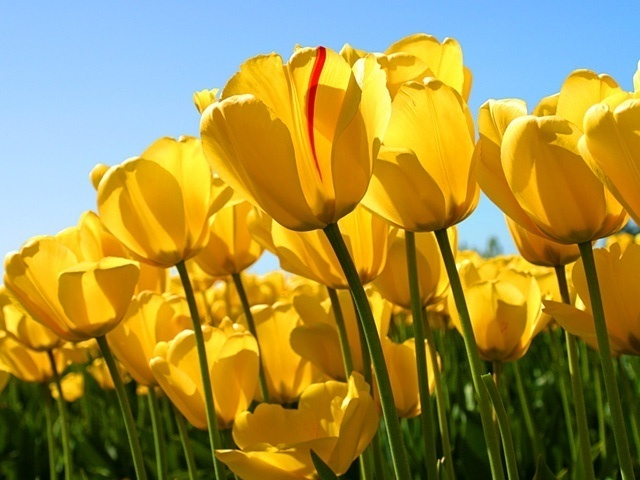
#> input picture practice1/6.jpg, 640 x 480 px
$ python HW1_guide.py
#> lines starting #> are read from the running program, lines starting #| are printed output that depends on the picture
#作業1: python, np, plt 繪圖應用
#載入相關套件模組
import numpy as np
import matplotlib.pyplot as plt

#輸入影像檔名字串 filename (用 input)
filename = input("Enter the image name: ")
#> the answer given: 6.jpg

## Part 1: 繪製 Colorbars ################
#生成0~255的一維整數陣列a (用 numpy)
#格式改為uint8 (用 astype)
a = np.arange(0, 256).astype('uint8')
#a重複3次，長度成為256*3的b陣列 (用 repeat)
b = a.repeat(3)
#建立(64*8,256*3,3)大小的零矩陣c，格式是uint8
c = np.zeros((64*8, 256*3, 3), dtype='uint8')

#用兩層for迴圈產生影像資訊：第一層跟高有關，第二層跟RGB通道有關
    #將b複製到c矩陣特定掃描線與色通道
    #可用np.invert將陣列b的順序倒置
for i in range(0, c.shape[0], 64):
    # 64, 128 ==> black-white, white-black
    # 192, 256 ==> black-red, red-black
    # 320, 384 ==> black-green, green-black
    # 448, 512 ==> black-blue, blue-black

    if i == 0 or i == 128 or i == 256 or i == 384:
        color = b
    else: # i == 64 or i == 192 or i == 320 or i == 448:
        color = np.invert(b)

    for j in range(3):
        c[i:i+64,:,j] = color[:]

    if i == 128 or i == 192:
        # Red
        c[i:i+64, :, [1,2]] = 0
    elif i == 256 or i == 320:
        # Green
        c[i:i+64, :, [0,2]] = 0
    elif i == 384 or i == 448:
        # Blue
        c[i:i+64, :, [0,1]] = 0

#建立1號視窗(用 figure)
plt.figure(1)
#顯示影像c(用 imshow)
plt.imshow(c)
#加標題
plt.title('Fig.1 Colorbars')
#不顯示 x,y 軸刻度值
plt.xticks([])
plt.yticks([])
#暫停2秒(用 pause)
plt.pause(2)
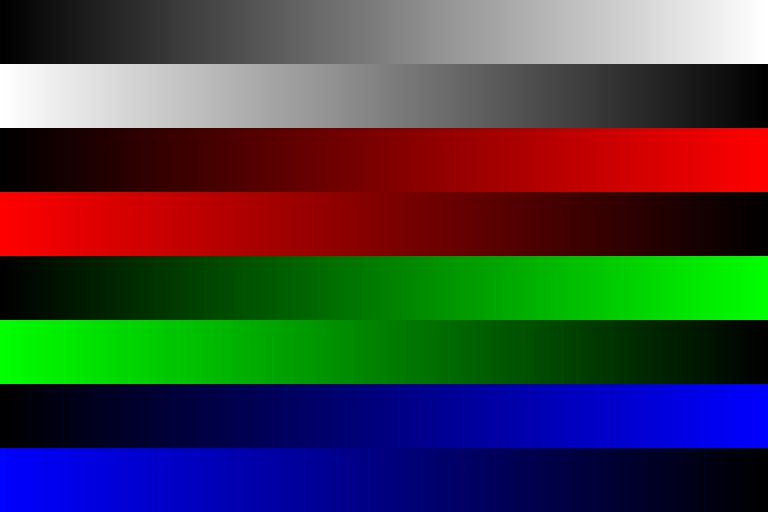
#> shown: shape (512, 768, 3); mean R, G, B 63.8, 63.8, 63.8
#關閉1號視窗(用 close)
plt.close(1)


## Part 2: 繪製黑白圈圈圖 #################
## 自訂一個函數，名稱是 radius，輸入u,v影像座標，算出(return)遠離中心的半徑
def radius(u, v):
    return np.sqrt(u**2 + v**2)

#產生一個6至1之間，以-0.2為間隔的數列d
d = np.arange(6, 1, -0.2)
#將d開平方，再用cumsum產生半徑的門檻值數列e
e = np.power(d, 2).cumsum()
#以float32格式，建立512x512大小的零矩陣f
f = np.zeros((512, 512), dtype='float32')

#利用雙層for迴圈，窮舉x,y影像座標
for x in range(512):
    for y in range(512):
        #用radius函式計算遠離影像中心的半徑r，x,y要先減去255
        r = radius(x-255, y-255)
        #用for迴圈，依序查詢數列e裡的數值
        for z in range(len(e)):
            #如果小於數列e裡的第z筆數值，就用變數idx記錄該索引值z，並用(break)離開for迴圈
            if e[z] > r:
                idx = z
                break
        #將idx值取除以2的餘數，將該數值存入影像f的x,y位置
        # float32 : 1、0 -> 黑、白
        f[x,y] = idx % 2

#建立2號視窗(用 figure)
plt.figure(2)
#顯示影像f，色彩對用表用'gray'(用 imshow, 以及cmap參數)
plt.imshow(f, cmap='gray')
#加標題
plt.title("Fig.2 Rings")
#水平軸刻度用0~512, 以64為間隔(用 xtick)
plt.xticks(range(0, 513, 64))
#垂直軸刻度用0~512, 以64為間隔(用 ytick)
plt.yticks(range(0, 513, 64))
#暫停2秒(用 pause)
plt.pause(2)
#關閉2號視窗(用 close)
plt.close(2)

## Part 3: 6種影像處理之水平拼接圖像，隨機排序+輪播 #########
## 自訂一個函數，名稱是 process
## 輸入正方形彩色影像(im_in)以及影像處理選項p
## 根據選項 p, 將處理後的影像(im_out)輸出(return)
## 可以考慮的處理有 rot90, fliplr, flipud, bitwise_not, clip, where 等等
def process(im_in, p):
    if p==0:
        im_out = np.rot90(im_in)
    elif p==1:
        im_out = np.fliplr(im_in)
    elif p==2:
        im_out = np.flipud(im_in)
    elif p==3:
        im_out = np.bitwise_not(im_in)
    elif p==4:
        im_out = np.clip(im_in, 10, 150)
    elif p==5:
        im_out = np.where(im_in>=128, -1, 1)
    else:
        im_out = im_in

    return im_out

#主程式進入點
#讀取 filename 指定的彩色影像im1 (用 plt.imread)
im1 = plt.imread(filename)
#> im1 is the input picture: shape (480, 640, 3); mean R, G, B 160.7, 143.1, 69.2
#讀取該影像的高(h)/寬(w)/通道數(ch) (用.shape)
h, w, ch = im1.shape
#> h = 480; w = 640; ch = 3
#取影像im1的局部，使im2的高寬都是h
im2 = im1[:,:h,:]
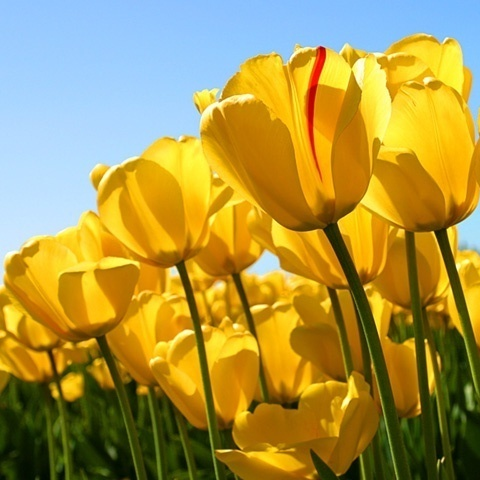
#> im2: shape (480, 480, 3); mean R, G, B 169, 148.8, 71.3
#建立uint8格式的四維零陣列，尺寸是(6,h,h,ch)
im3 = np.zeros((6,h,h,ch), dtype=np.uint8)
#建立一個 for 迴圈，分別把 process 產生的6種影像，存到im3裡
for i in range(6):
    #im3的第一維就是process的選項
    im3[i] = process(im2, i)
#> this loop made 6 passes
#> pass 1, in process, `im_out = np.rot90(im_in)`:
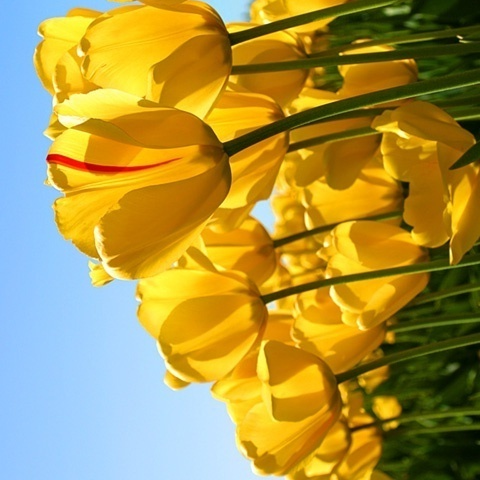
#> im_out: shape (480, 480, 3); mean R, G, B 169, 148.8, 71.3

#用 for 迴圈跑五次隨機順序排列的影像im4
for i in range(5):
    #用np.random.permutation(6)產生0~5的隨機序列
    g = np.random.permutation(6)
    #用 hstack, 以g的順序，水平合併6個子圖
    im4 = np.hstack(im3[g])
    #建立3號視窗(用 figure)
    plt.figure(3)
    #顯示影像im4(用 imshow)
    plt.imshow(im4)
    #加標題(含隨機次數)
    plt.title(f"Random order: {i}")
    #不顯示 x,y 軸刻度值
    plt.xticks([])
    plt.yticks([])
    #暫停1秒
    plt.pause(1)
#> this loop made 5 passes
#> pass 1, `im4 = np.hstack(im3[g])`:
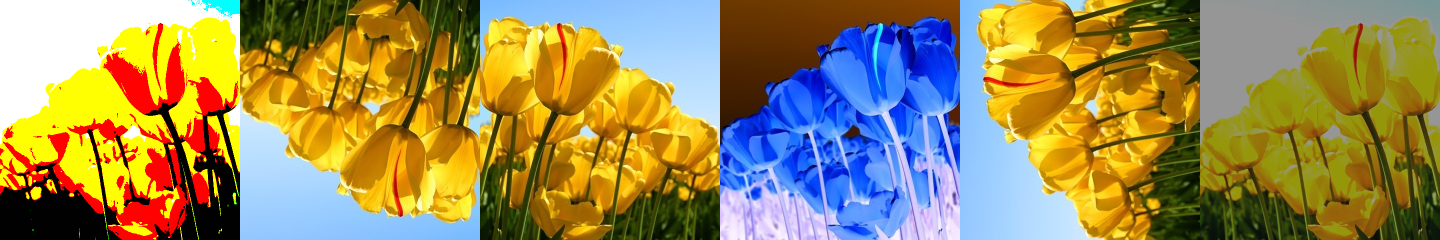
#> im4: shape (480, 2880, 3) (shown at 1/2 size); mean of channels 0, 1, 2 154.4, 138.5, 85.4; drawn as R, G, B
#將im4存入'HW1.jpg'檔
plt.imsave('HW1.jpg', im4)
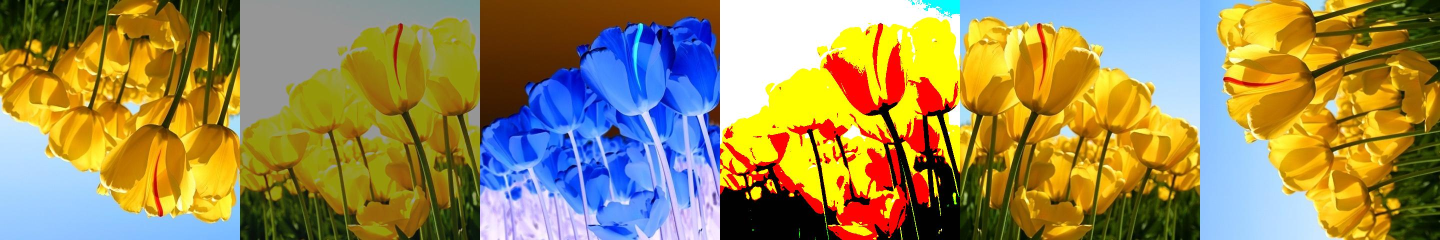
#> saved as HW1.jpg: shape (480, 2880, 3) (shown at 1/2 size); mean R, G, B 153.9, 138.6, 86.4
#關閉3號視窗(用 close)
plt.close(3)
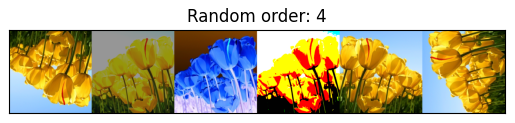
#> figure drawn by matplotlib, 1 panel

## Part 4: 將最後的6個子圖，以2x3圖形陣列(用add_subplot)，全螢幕顯示 ####
#建立4號視窗(用 figure)
fig = plt.figure(4)
#建立 for 迴圈，依序處理圖形陣列中的6個圖
for i in range(6):
    #添加2x3圖形陣列的第i+1個子圖
    fig.add_subplot(2, 3, i+1)
    #讀取im3中g[i]序號所對映的子影像，並用squeeze降成三維，存入im5
    im5 = np.squeeze(im3[g[i]])
    #顯示影像im5
    plt.imshow(im5)
    #顯示子圖的標題
    plt.title(f"Proc. {i}")
    #不顯示 x,y 軸刻度值
    plt.xticks([])
    plt.yticks([])

#全螢幕顯示
figManager = plt.get_current_fig_manager()
figManager.window.showMaximized()  # type: ignore
plt.show() #顯示
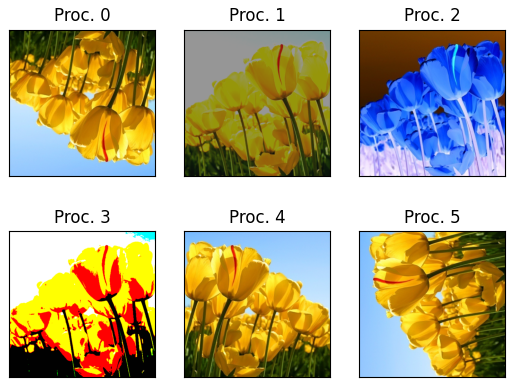
#> figure drawn by matplotlib, 6 panels
